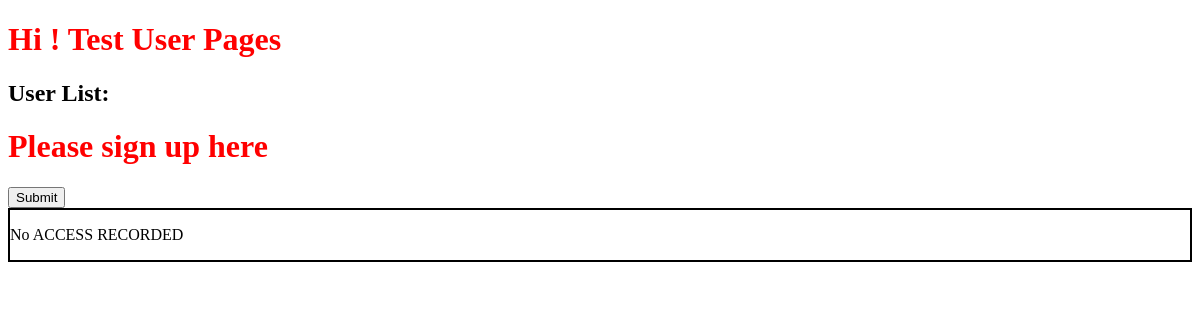
/user/, run on an earlier commit of the app's database.
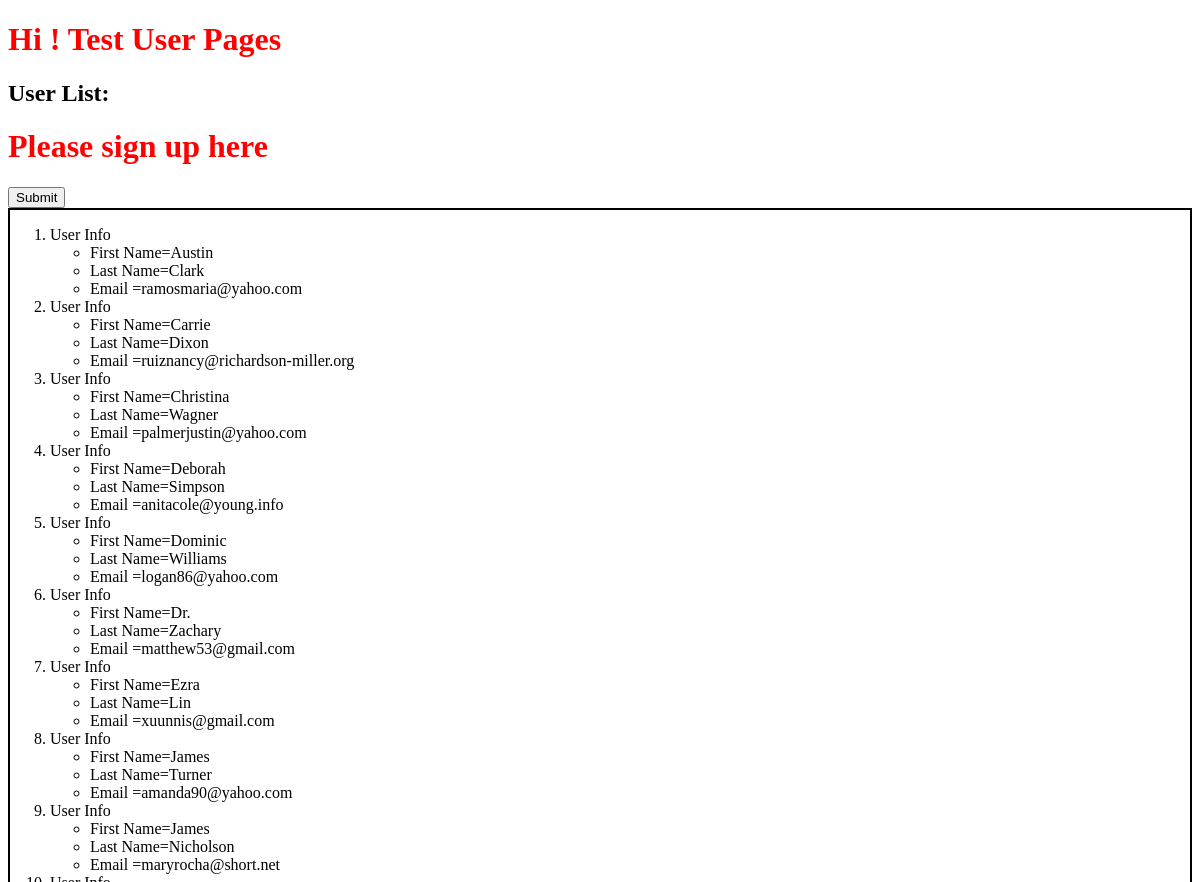
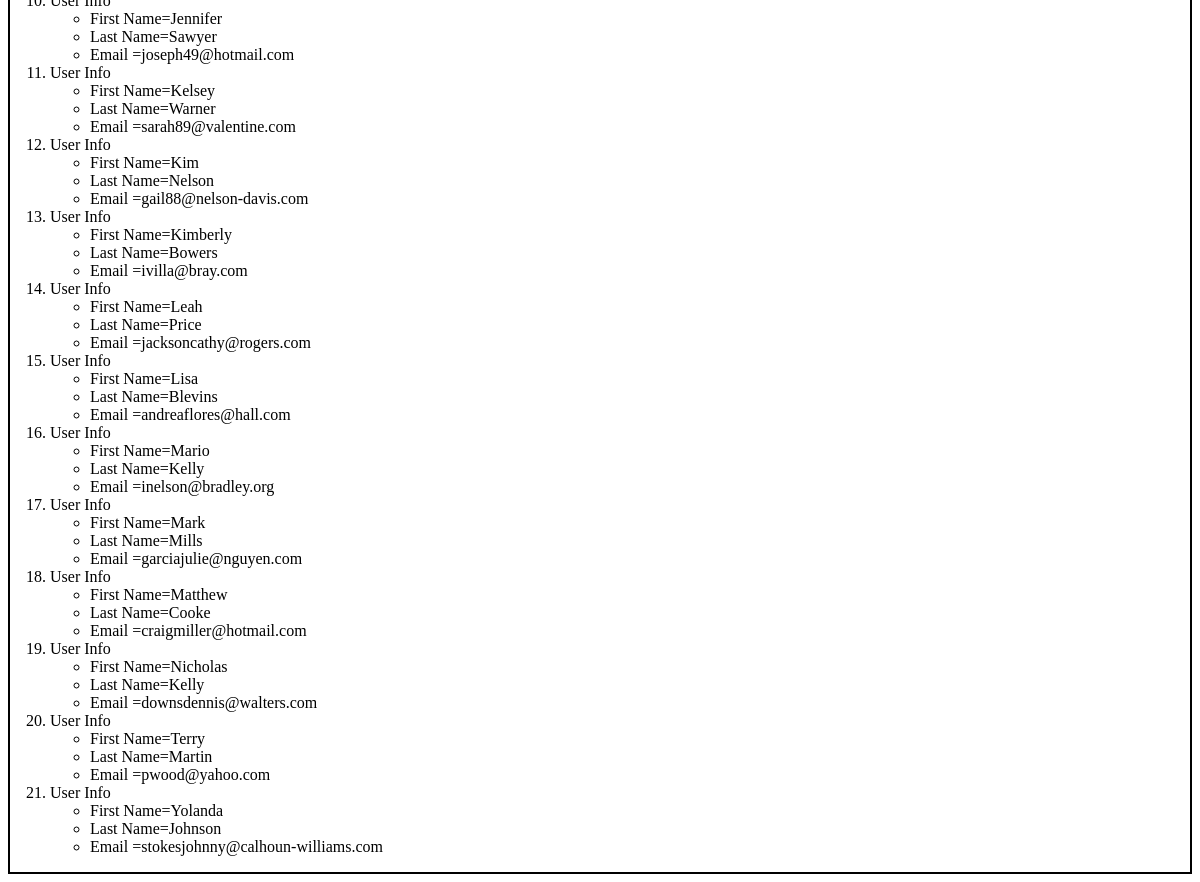
And on a later commit of the database (2 pictures, top to bottom).
### first_app/models.py (models this page shows)
class User(models.Model):
    first_name=models.CharField(max_length=264)
    last_name=models.CharField(max_length=264)
    email=models.EmailField(max_length=264,unique=True)

### first_app/views.py (the view)
# urls.py: path('user/',views.user,name='user'),
def user(request):
    user_list=User.objects.order_by('first_name')
    user_dict={'users':user_list}
    return render(request,'first_app/user.html',context=user_dict)

### templates/first_app/user.html (shortened to what this page needs)
<!DOCTYPE html>
{% load static %}
<html lang="en" dir="ltr">
  <head>
    <link rel="stylesheet" href="{% static "css/mystyle.css" %}"/>
  </head>
  <body>
    <h1>Hi ! Test User Pages</h1>
    <h2> User List:</h2>
    <div class="container">
      <h1>Please sign up here</h1>
        <form method="POST">
          <input type="submit" class="btn btn-primary" value="Submit">
        </form>
    </div>
    <div class="djangotwo">
      {% if users %}
      <ol>
          {% for user in users %}
          <li>User Info</li>
          <ul>
            <li>First Name={{ user.first_name}}</li>
            <li>Last Name={{ user.last_name}}</li>
            <li>Email ={{ user.email}}</li>
          </ul>
          {% endfor %}
      </ol>
      {% else %}
        <p> No ACCESS RECORDED</p>
      {% endif %}
    </div>
  </body>
</html>

### static/css/mystyle.css (style rules this page uses)
h1 { color:red; }
.djangotwo { border:2px solid black }

What changed in the data, as far as the page shows it:
added User: first_name "Austin", last_name "Clark", email "ramosmaria@yahoo.com"
added User: first_name "Carrie", last_name "Dixon", email "ruiznancy@richardson-miller.org"
added User: first_name "Christina", last_name "Wagner", email "palmerjustin@yahoo.com"
added User: first_name "Deborah", last_name "Simpson", email "anitacole@young.info"
added User: first_name "Dominic", last_name "Williams", email "logan86@yahoo.com"
added User: first_name "Dr.", last_name "Zachary", email "matthew53@gmail.com"
added User: first_name "Ezra", last_name "Lin", email "xuunnis@gmail.com"
added User: first_name "James", last_name "Turner", email "amanda90@yahoo.com"
added User: first_name "James", last_name "Nicholson", email "maryrocha@short.net"
added User: first_name "Jennifer", last_name "Sawyer", email "joseph49@hotmail.com"
added User: first_name "Kelsey", last_name "Warner", email "sarah89@valentine.com"
added User: first_name "Kim", last_name "Nelson", email "gail88@nelson-davis.com"
added User: first_name "Kimberly", last_name "Bowers", email "ivilla@bray.com"
added User: first_name "Leah", last_name "Price", email "jacksoncathy@rogers.com"
added User: first_name "Lisa", last_name "Blevins", email "andreaflores@hall.com"
added User: first_name "Mario", last_name "Kelly", email "inelson@bradley.org"
added User: first_name "Mark", last_name "Mills", email "garciajulie@nguyen.com"
added User: first_name "Matthew", last_name "Cooke", email "craigmiller@hotmail.com"
added User: first_name "Nicholas", last_name "Kelly", email "downsdennis@walters.com"
added User: first_name "Terry", last_name "Martin", email "pwood@yahoo.com"
added User: first_name "Yolanda", last_name "Johnson", email "stokesjohnny@calhoun-williams.com"
Also different on the page:
text no longer shown: "No ACCESS RECORDED"
